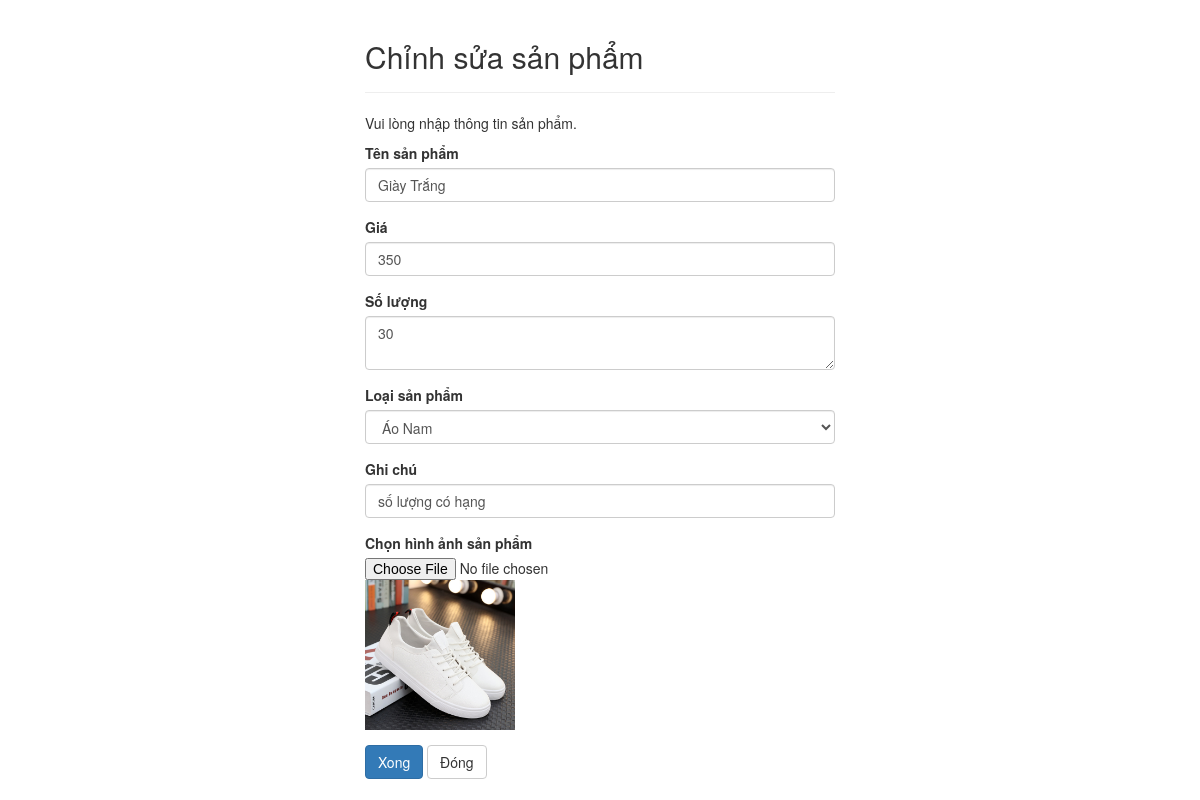
Page /categories/updateCate.php?id=1 on the committed database.
### tables this page shows
CREATE TABLE products (
id int(11) NOT NULL AUTO_INCREMENT,
name varchar(255) default null,
price int(11) default null,
quantity int(11) default null,
category_id int(11) NOT NULL,
date_sold date NOT NULL ,
comments varchar(500) default null,
Images  varchar(255) default null,
PRIMARY KEY (id),
FOREIGN KEY (category_id) REFERENCES categories(id));

### categories/updateCate.php (the view, shortened to what this page needs)
<?php
require("../connect.php");
$name = $price = $quantity = $category_id = $comments = $image = "";
$name_err = $price_err = $quantity_err = $category_id_err = $comments_err =  "";
if (isset($_POST["id"]) && !empty($_POST["id"])) {
    $id = $_POST["id"];
    $input_name = trim($_POST["name"]);
    if (empty($input_name)) {
        $name_err = "Vui lòng nhập tên sản phẩm.";
    } else {
        $name = $input_name;
    }
    $input_price = trim($_POST["price"]);
    if (empty($input_price)) {
        $price_err = "Vui lòng nhập giá.";
    } elseif (!ctype_digit($input_price)) {
        $price_err = "Vui lòng nhập giá khác.";
    } else {
        $price = $input_price;
    }
    $input_quantity = trim($_POST["quantity"]);
    if (empty($input_quantity)) {
        $quantity_err = "Vui lòng nhập số lượng.";
    } elseif (!ctype_digit($input_quantity)) {
        $quantity_err = "Vui lòng nhập số khác.";
    } else {
        $quantity = $input_quantity;
    }
    $input_category_id = trim($_POST["category_id"]);
    if (empty($input_price)) {
        $category_id_err = "Vui lòng nhập tên mặt hàng.";
    } elseif (!ctype_digit($input_category_id)) {
        $category_id_err = "Vui lòng chọn mặt hàng khác.";
    } else {
        $category_id = $input_category_id;
    }
    $input_comment = trim($_POST["comment"]);
    if (empty($input_comment)) {
        $comment_err = "Vui lòng nhập ghi chú.";
    } else {
        $comment = $input_comment;
    }
    if (
        empty($name_err) && empty($price_err) && empty($quantity_err)
        && empty($category_id_err) && empty($comment_err)
    ) {
        $sql = "UPDATE products SET name=?, price=?, quantity=?, category_id=?, comments=?,Images WHERE id=?";
        if ($stmt = mysqli_prepare($link, $sql)) {
            mysqli_stmt_bind_param($stmt, "siiissi", $param_name, $param_price, $param_quantity, $param_cate_id, $param_comment, $param_Image, $param_id);
            $param_name = $name;
            $param_price = $price;
            $param_quantity = $quantity;
            $param_cate_id = $category_id;
            $param_comment = $comment;
            $param_Image = $image;
            $param_id = $id;
            if (mysqli_stmt_execute($stmt)) {
                header("location: selectAllProduct.php");
                exit();
            } else {
                echo "Lỗi. Vui lòng thử lại.";
            }
        }
        mysqli_stmt_close($stmt);
    }
    mysqli_close($link);
} else {
    if (isset($_GET["id"]) && !empty(trim($_GET["id"]))) {
        $sql = "SELECT * FROM products WHERE id = ?";
        $linkImage = '../Image/';
        if ($stmt = mysqli_prepare($link, $sql)) {
            mysqli_stmt_bind_param($stmt, "i", $param_id);
            if (mysqli_stmt_execute($stmt)) {
                $result = mysqli_stmt_get_result($stmt);
                if (mysqli_num_rows($result) == 1) {
                    $row = mysqli_fetch_array($result, MYSQLI_ASSOC);
                    $name = $row["name"];
                    $price = $row["price"];
                    $quantity = $row["quantity"];
                    $comment = $row["comments"];
                } else {
                    header("location: error.php");
                    exit();
                }
            } else {
                echo "Lỗi. Vui lòng thử lại.";
            }
        }
    } else {
    }
}
?>
<!DOCTYPE html>
<html lang="en">
<head>
    <link rel="stylesheet" href="https://maxcdn.bootstrapcdn.com/bootstrap/3.3.7/css/bootstrap.css">
</head>
<body>
    <div class="wrapper">
        <div class="container-fluid">
            <div class="row">
                <div class="col-md-12">
                    <div class="page-header">
                        <h2>Chỉnh sửa sản phẩm</h2>
                    </div>
                    <p>Vui lòng nhập thông tin sản phẩm.</p>
                    <form action="<?php echo htmlspecialchars(basename($_SERVER['REQUEST_URI'])); ?>" method="post">
                        <div class="form-group <?php echo (!empty($name_err)) ? 'has-error' : ''; ?>">
                            <label>Tên sản phẩm</label>
                            <input type="text" name="name" class="form-control" value="<?php echo $name; ?>">
                        </div>
                        <div class="form-group <?php echo (!empty($price_err)) ? 'has-error' : ''; ?>">
                            <label>Giá</label>
                            <input name="price" class="form-control" value="<?php echo $price; ?>">
                        </div>
                        <div class="form-group <?php echo (!empty($quantity_err)) ? 'has-error' : ''; ?>">
                            <label>Số lượng</label>
                            <textarea name="quantity" class="form-control"><?php echo $quantity; ?></textarea>
                        </div>
                        <div class="form-group">
                            <label> Loại sản phẩm </label>
                            <select class="form-control" name="category_id">
                                <?php
                                require("../connect.php");
                                $res_cate_id = mysqli_query($link, "SELECT * FROM categories WHERE id = " . $row['category_id']);
                                while ($rowCa = mysqli_fetch_assoc($res_cate_id)) {
                                ?>
                                    <option value="<?php echo $rowCa['id']; ?>"><?php echo $rowCa['name']; ?></option>
                                    <?php
                                }
                                    ?>
                            </select>
                        </div>
                        <div class="form-group <?php echo (!empty($comment_err)) ? 'has-error' : ''; ?>">
                            <label>Ghi chú</label>
                            <input type="text" name="comment" class="form-control" value="<?php echo $comment; ?>">
                        </div>
                        <div class="form-group">
                            <label> Chọn hình ảnh sản phẩm </label>
                            <input type="file" name="FileImage">
                            <span style="color: red"><img src=" <?php echo $linkImage . $row['Images'] ?>" width=150px></span>
                        </div>
                        <input type="submit" class="btn btn-primary" value="Xong">
                        <a href="../categories/selectAllCategories.php" class="btn btn-default">Đóng</a>
                    </form>
                </div>
            </div>
        </div>
    </div>
</body>
</html>

### categories/updateCate.php (style rules this page uses)
.wrapper { width: 500px; margin: 0 auto; }

### rows in the picture
products: name "Giày Trắng", price "350", quantity "30", comment "số lượng có hạng", Images (picture)

### other values in the picture
form field category_id "Áo Nam"
